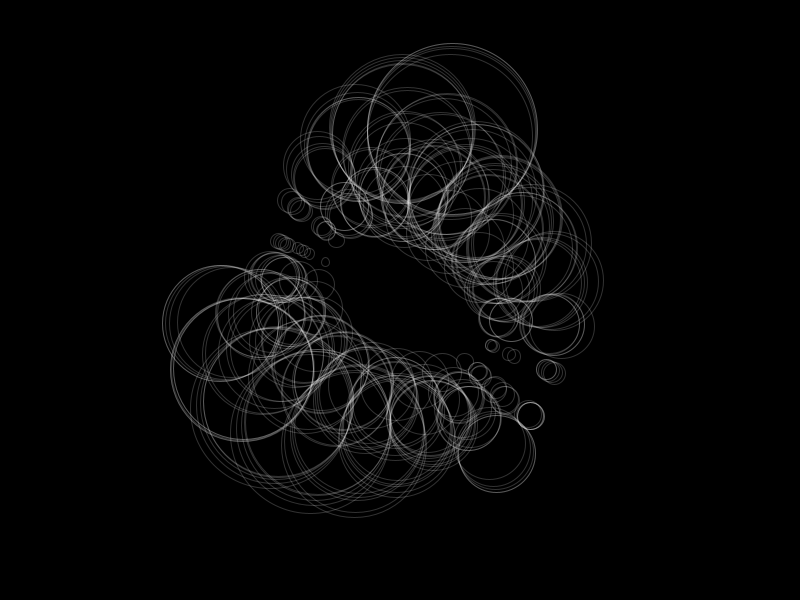
Frame 1 (no input)
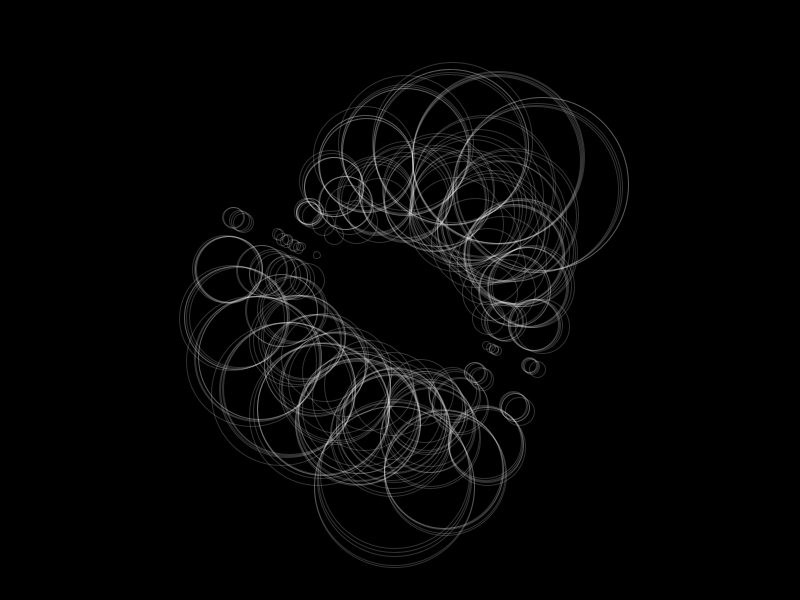
Frame 60 (the mouse pressed at the canvas centre just before this capture)
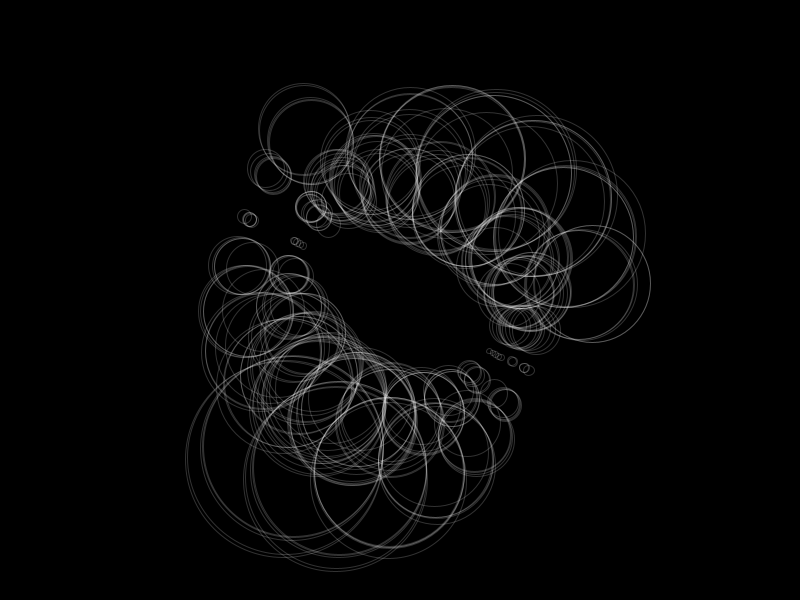
Frame 120 (the mouse held since frame 60 and released just before this capture)

The Processing sketch that drew these frames (run headless with seeded random() and noise(); from frame 60 on, the mouse is pressed at the canvas centre):

// Processing sketch: CircularPattern3
// ── CircularPattern3.pde
void setup(){
  size(800,600);
  noFill();
  stroke(255,50);
}

void draw(){
  background(0 );
  translate(width/2,height/2);
  for(int i=0;i<5;i++) drawCircle(i*0.1);
}

void drawCircle(float seed){
  for(int i=0;i<100;i++){
    float r1 = noise(i*0.01, frameCount*0.001, seed)*(height/2);
    i++;
    float r2 = noise(i*0.01, frameCount*0.001, seed)*(height/2);
    float a = i+(frameCount*0.01);
    ellipse(cos(a)*r1,sin(a)*r1, cos(a+1)*r2, cos(a+1)*r2); 
  }
}
